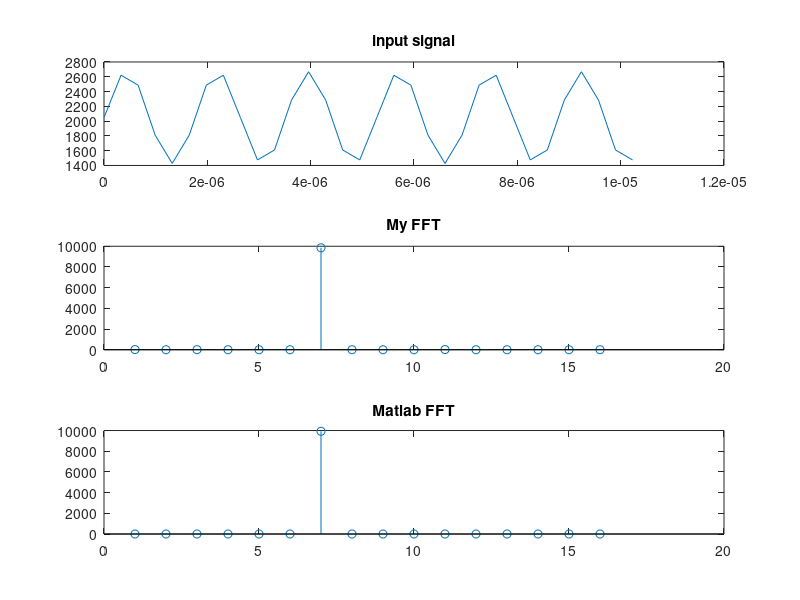

Here is the MATLAB script that generated this plot:
%
clc
clear
close all
Wres = 8; % Weight bits
Amp = 0.5;    % Amplitude of input peak to peak
Vref = 1.65;   % ADC Voltage Ref 
ADCres = 11; % ADC Resolution bits - 1 (signed)
%SNR = 10; 
FinalDevide = 14; % Final bits discarded
NN=32; % number of samples
Tsampling = 330e-9; % ADC speed 330ns
Fclk=1/Tsampling; %2e6; % sampling freq 3MHz
Fout=(1*(6/(NN*Tsampling))) % freq of input sin
Sampling_Ratio = Fclk/Fout;
Teta=(Fout/Fclk)*2*pi;
dT=(Teta/(2*pi))*(1/Fout);
Fs=1/dT;
tt=0:1:NN-1;
time=tt*dT;
ph_ran = 0;
offset = 0;

Gain = Amp*((2^ADCres)-1)/Vref; % ((2^8)-1);
x1=offset + sin(Teta*tt + ph_ran);
%x1 = awgn(x1,SNR);
x1 = x1*Gain;
x1 = x1 + (2^11);
x2 = x1;
for (k=1:1:32)
    if (x1(k) > (2^12-1))
        x2(k) = (2^12-1);
    elseif (x1(k) < 0 ) %(-1*(2^11-1)))
        x2(k) = 0; %(2^11-1)*(-1);
    else 
        x2(k) = (x1(k));
    end
end
x3 = floor(x2);
subplot(3,1,1);
plot(time,real(x2));
title('input signal')
%x1 = awgn(x1,20,'measured');
x2 = x2 - (2^11);
for (k=0:1:31)
    x(2*k+1) = x2(k+1);
    x(2*k+1+1) = 0; % (x1(k+1));
end
x = floor(x);
N=32;
s=5; %s=log2(N);
%for m=4:-1:0 % m=s-1:-1:0
 %m=4:
 for k=0:1:15
    Weight(2*k+1) = real(exp(-pi*1i*k/16));
    Weight(2*k+1+1) = imag(exp(-pi*1i*k/16));
 end
 Weight = Weight * ((2^Wres)-1);
 Weight = round(Weight);
 %Weight'
 overflow=0;
for p=0:1:15
        for k=p:(32):N-1
            a_r = x(2*k+1);
            a_i = x(2*k+1+1);
            b_r = x(2*k+32+1);
            b_i = x(2*k+1+32+1);
            %w=(exp(-pi*1i*p/16));
            w_r = (Weight(2*p+1));
            w_i = (Weight(2*p+1+1));
            %x(k+1)=b+x(k+16+1);
            x(2*k+1) = (a_r + b_r);
            x(2*k+1+1) = (a_i + b_i);
            if (x(2*k+1) > 32000)
                overflow = overflow + 1; 
            end
            if (x(2*k+1) < -32000)
                overflow = overflow + 1; 
            end
            if (x(2*k+1+1) > 32000)
                overflow = overflow + 1; 
            end
            if (x(2*k+1+1) < -32000)
                overflow = overflow + 1; 
            end
            %
           % x(k+16+1)=(b-x(k+16+1))*w;
            x(2*k+32+1) = (((a_r - b_r) * w_r) - ((a_i - b_i) * w_i)) / (2^Wres);
            x(2*k+1+32+1) = (((a_r - b_r) * w_i) + ((a_i - b_i) * w_r)) / (2^Wres); 
            if (x(2*k+32+1) > 32000)
                overflow = overflow + 1; 
            end
            if (x(2*k+32+1) < -32000)
                overflow = overflow + 1; 
            end
            if (x(2*k+1+32+1) > 32000)
                overflow = overflow + 1; 
            end
            if (x(2*k+1+32+1) < -32000)
                overflow = overflow + 1; 
            end
            
        end
end
x = floor(x);
%stem(x);
 %m=3:
for p=0:1:7
        for k=p:16:N-1
            a_r = x(2*k+1);
            a_i = x(2*k+1+1);
            b_r = x(2*k+16+1);
            b_i = x(2*k+1+16+1);
            %t=(exp(-pi*1i*2*p/16));
            %w=Weight(2*p+1);
            w_r = (Weight(4*p+1));
            w_i = (Weight(4*p+1+1));
            %x(k+1)=b+x(k+8+1);
            x(2*k+1) = (a_r + b_r);
            x(2*k+1+1) = (a_i + b_i);
            if (x(2*k+1) > 32000)
                overflow = overflow + 1; 
            end
            if (x(2*k+1) < -32000)
                overflow = overflow + 1; 
            end
            if (x(2*k+1+1) > 32000)
                overflow = overflow + 1; 
            end
            if (x(2*k+1+1) < -32000)
                overflow = overflow + 1; 
            end
            
            %x(k+8+1)=(b-x(k+8+1))*t;
            x(2*k+16+1) = (((a_r - b_r) * w_r) - ((a_i - b_i) * w_i)) / (2^Wres);
            x(2*k+1+16+1) = (((a_r - b_r) * w_i) + ((a_i - b_i) * w_r)) / (2^Wres);
            if (x(2*k+16+1) > 32000)
                overflow = overflow + 1; 
            end
            if (x(2*k+16+1) < -32000)
                overflow = overflow + 1; 
            end
            if (x(2*k+1+16+1) > 32000)
                overflow = overflow + 1; 
            end
            if (x(2*k+1+16+1) < -32000)
                overflow = overflow + 1; 
            end
            
        end
end
x = floor(x);
 %m=2:
for p=0:1:3
        for k=p:8:N-1
            a_r = x(2*k+1);
            a_i = x(2*k+1+1);
            b_r = x(2*k+8+1);
            b_i = x(2*k+1+8+1);
            %t=(exp(-pi*1i*4*p/16));
            %t=Weight(4*p+1);
            w_r = (Weight(8*p+1));
            w_i = (Weight(8*p+1+1));
            
            %x(k+1)=b+x(k+4+1);
            x(2*k+1) = (a_r + b_r);
            x(2*k+1+1) = (a_i + b_i);
            if (x(2*k+1) > 32000)
                overflow = overflow + 1; 
            end
            if (x(2*k+1) < -32000)
                overflow = overflow + 1; 
            end
            if (x(2*k+1+1) > 32000)
                overflow = overflow + 1; 
            end
            if (x(2*k+1+1) < -32000)
                overflow = overflow + 1; 
            end
            
            %x(k+4+1)=(b-x(k+4+1))*t;
            x(2*k+8+1) = (((a_r - b_r) * w_r) - ((a_i - b_i) * w_i)) / (2^Wres);
            x(2*k+1+8+1) = (((a_r - b_r) * w_i) + ((a_i - b_i) * w_r)) / (2^Wres);
            if (x(2*k+8+1) > 32000)
                overflow = overflow + 1; 
            end
            if (x(2*k+8+1) < -32000)
                overflow = overflow + 1; 
            end
            if (x(2*k+1+8+1) > 32000)
                overflow = overflow + 1; 
            end
            if (x(2*k+1+8+1) < -32000)
                overflow = overflow + 1; 
            end
            
        end
end
x = floor(x);
 %m=1:
for p=0:1:1
        for k=p:4:N-1
            a_r = x(2*k+1);
            a_i = x(2*k+1+1);
            b_r = x(2*k+4+1);
            b_i = x(2*k+1+4+1);
            %t=(exp(-pi*1i*8*p/16));
            %t=Weight(8*p+1);
            w_r = (Weight(16*p+1));
            w_i = (Weight(16*p+1+1));
            
            %x(k+1)=b+x(k+2+1);
            x(2*k+1) = (a_r + b_r);
            x(2*k+1+1) = (a_i + b_i);
            if (x(2*k+1) > 32000)
                overflow = overflow + 1; 
            end
            if (x(2*k+1) < -32000)
                overflow = overflow + 1; 
            end
            if (x(2*k+1+1) > 32000)
                overflow = overflow + 1; 
            end
            if (x(2*k+1+1) < -32000)
                overflow = overflow + 1; 
            end
            %x(k+2+1)=(a-x(k+2+1))*t;
            x(2*k+4+1) = (((a_r - b_r) * w_r) - ((a_i - b_i) * w_i)) / (2^Wres);
            x(2*k+1+4+1) = (((a_r - b_r) * w_i) + ((a_i - b_i) * w_r)) / (2^Wres);
            if (x(2*k+4+1) > 32000)
                overflow = overflow + 1; 
            end
            if (x(2*k+4+1) < -32000)
                overflow = overflow + 1; 
            end
            if (x(2*k+1+4+1) > 32000)
                overflow = overflow + 1; 
            end
            if (x(2*k+1+4+1) < -32000)
                overflow = overflow + 1; 
            end
            
        end
end
x = floor(x);
 %m=0:
%for p=0:1:0
p=0;
        for k=p:(2):N-1
            a_r = x(2*k+1);
            a_i = x(2*k+1+1);
            b_r = x(2*k+2+1);
            b_i = x(2*k+1+2+1);
            %t=(exp(-pi*1i*16*p/16));
            %t=Weight(16*p+1);
            w_r = (Weight(32*p+1));
            w_i = (Weight(32*p+1+1));
            
            %x(k+1)=a+x(k+1+1);
            x(2*k+1) = (a_r + b_r);
            x(2*k+1+1) = (a_i + b_i);
            if (x(2*k+1) > 32000)
                overflow = overflow + 1; 
            end
            if (x(2*k+1) < -32000)
                overflow = overflow + 1; 
            end
            if (x(2*k+1+1) > 32000)
                overflow = overflow + 1; 
            end
            if (x(2*k+1+1) < -32000)
                overflow = overflow + 1; 
            end
            
            %x(k+1+1)=(b-x(k+1+1))*t;
            x(2*k+2+1) = (((a_r - b_r) * w_r) - ((a_i - b_i) * w_i)) / (2^Wres);
            x(2*k+1+2+1) = (((a_r - b_r) * w_i) + ((a_i - b_i) * w_r)) / (2^Wres);
            if (x(2*k+2+1) > 32000)
                overflow = overflow + 1; 
            end
            if (x(2*k+2+1) < -32000)
                overflow = overflow + 1; 
            end
            if (x(2*k+1+2+1) > 32000)
                overflow = overflow + 1; 
            end
            if (x(2*k+1+2+1) < -32000)
                overflow = overflow + 1; 
            end
            
        end
%end
x = floor(x);
%stem(x)

%end
for (k=0:1:31)
    xf(k+1) = x(2*k+1) + 1i*x(2*k+1+1);
end

y=bitrevorder(xf);
Yout = abs(y(1:16)); % floor(((abs(y(1:16))).^2) / (2^FinalDevide));
%Yout = floor(((abs(y(1:16))).^2) / (2^FinalDevide));
%for (k=1:1:16)
%    if (Yout(k) > (2^15-1))
%    overflow = overflow + 1;
%    end
%end

overflow

%y=(xf);
subplot(3,1,2);
stem(Yout);
title('My FFT');
%stem(abs(y));
%stem(x);
subplot(3,1,3);
MatFFT = abs(fft(x2)); 
stem(MatFFT(1:16));
title('Matlab FFT');